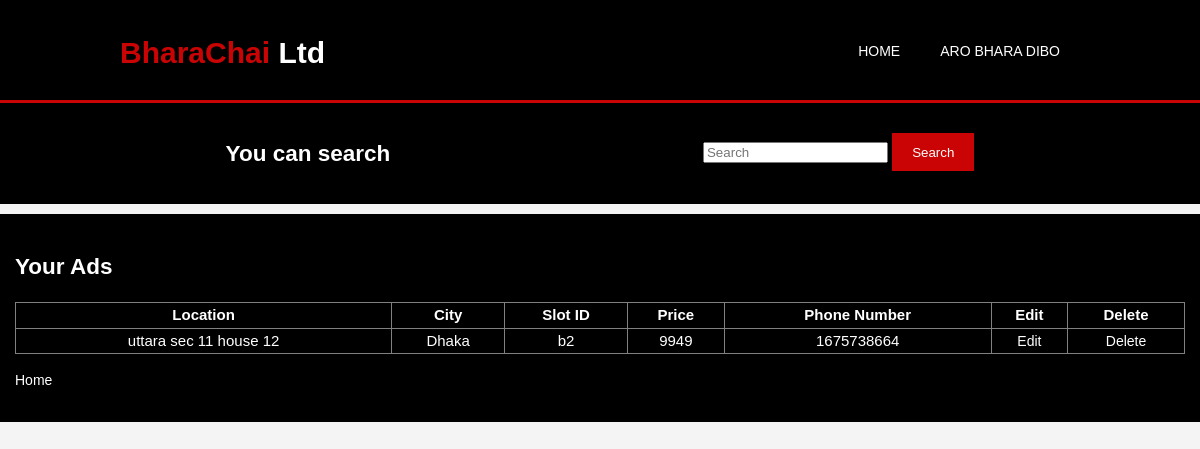
The page /vcars.php (signed in) on the database its author committed.
### tables this page shows
CREATE TABLE `building` (
  `buildingId` int(50) NOT NULL,
  `email` varchar(40) NOT NULL,
  `location` varchar(1000) NOT NULL,
  `city` varchar(10) NOT NULL,
  `slotId` varchar(3) NOT NULL,
  `price` int(5) NOT NULL,
  `phone` int(11) NOT NULL,
  `maps` varchar(500) NOT NULL
);

### vcars.php (the view, shortened to what this page needs)
<?php
	$conn = OpenCon();
?>
<!DOCTYPE html>
<html>
  <head>
    <link rel="stylesheet" href="./css/style.css">
  </head>
  <body>
    <header>
      <div class="container">
        <div id="branding">
          <h1><span class="highlight">BharaChai</span> Ltd</h1>
        </div>
		<nav>
          <ul>
            <li><a href="home.php">Home</a></li>
            <li><a href="insert.php">Aro Bhara Dibo</a></li>
          </ul>
        </nav>
      </div>
    </header>
    <section id="newsletter">
	<div class="container">
      <div class="container">
        <h1>You can search</h1>
        <nav>
		   <div class="search-container">
				<form action="http://localhost/bharachai/search.php" method="GET">
					<input type="text" placeholder="Search" name="query">
					<button type="submit" class="button_1">Search</button>
				</form>
			</div>
		</nav>
	  </div>
	</div>
	</section>
	<div class="dark">
		<div class="form">
		<h2>Your Ads</h2>
		<table width="100%" border="1" style="border-collapse:collapse;">
		<thead>
		<tr><th><strong>Location</strong></th><th><strong>City</strong></th></th><th><strong>Slot ID</strong></th><th><strong>Price</strong></th></th><th><strong>Phone Number</strong></th><th><strong>Edit</strong></th><th><strong>Delete</strong></th></tr>
		</thead>
		</div>
    </div>
  </body>
<?php
$count=1;
$sel_query="Select * from building where email='". $_SESSION['name']."'  ;";
$result = mysqli_query($conn,$sel_query);
while($row = mysqli_fetch_assoc($result)) { ?>
<tr><td align="center"><?php echo $row["location"]; ?></td><td align="center"><?php echo $row["city"]; ?></td><td align="center"><?php echo $row["slotId"]; ?></td><td align="center"><?php echo $row["price"]; ?></td><td align="center"><?php echo $row["phone"]; ?></td><td align="center"><a href="edit.php?Serial_Number=<?php echo $row["buildingId"]; ?>">Edit</a></td><td align="center"><a href="delete.php?Serial_Number=<?php echo $row["buildingId"]; ?>">Delete</a></td></tr>
<?php $count++; } ?>
<div class="form">
<p><a href="home.php">Home</a></p>
</div>
</html>

### css/style.css (style rules this page uses)
body { font: 15px/1.5 Arial, Helvetica,sans-serif; padding:0; margin:0; background-color:#f4f4f4; }
.container { width:80%; margin:auto; overflow:hidden; }
ul { margin:0; padding:0; }
.button_1 { height:38px; background:#ca0404; border:0; padding-left: 20px; padding-right:20px; color:#ffffff; }
.dark { padding:15px; background:#000000; color:#ffffff; margin-top:10px; margin-bottom:10px; }
header { background:#000000; color:#ffffff; padding-top:30px; min-height:70px; border-bottom:#ca0404 3px solid; }
header a { color:#ffffff; text-decoration:none; text-transform: uppercase; font-size:16px; }
header li { float:left; display:inline; padding: 0 20px 0 20px; }
header #branding { float:left; }
header #branding h1 { margin:0; }
header nav { float:right; margin-top:10px; }
header .highlight, header .current a { color:#ca0404; font-weight:bold; }
body a { color:#ffffff; text-decoration:none; font-size:14px; }
#newsletter { padding:15px; color:#ffffff; background:#000000; }
#newsletter h1 { float:left; }
#newsletter form { float:right; margin-top:15px; }

### rows shown on the page
building: location "uttara sec 11 house 12", city "Dhaka", slotId "b2", price "9949", phone "1675738664"
